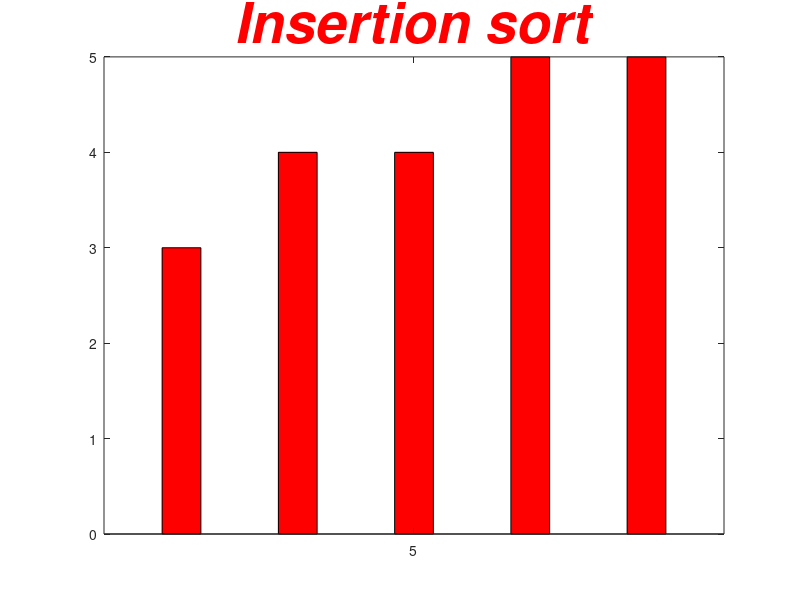

This chart was generated by the following MATLAB code:
clear all
close all
clc

#----Insertion sort visualizer----
disp("----Insertion sort visualizer----");
#x stores number of values
prompt = "Enter number of values :- ";
x = input(prompt);
#lst stores random number list of x values
lst = randi([1,x],1,x);

#list before insertion sort algorithm is executed
disp("Before insertion sort :-");
disp(lst);
#n stores size of list in the second axis
n = size(lst,2);
#plotting list before insertion sort algorithm is executed
bar(n,lst,0.5,'r');
title('Insertion sort','Color','r','FontSize',40,'FontAngle','italic');
pause(0.5);

#----Insertion sort algorithm----
for i = 1:(n-1)
  j = i+1;
  while j>1 && lst(j-1)>lst(j)
    temp = lst(j-1);
    lst(j-1) = lst(j);
    lst(j) = temp;
    j = j-1;
    #plotting intermediate results of insertion sort algorithm
    b = bar(n,lst,0.5,'g');
    title('Insertion sort','Color','g','FontSize',40,'FontAngle','italic');
    set(b(j),'FaceColor','b');
    set(b(1:(j-1)),'FaceColor','c');
    pause(0.5);
  endwhile
endfor

#list after insertion sort algorithm is executed
disp("After insertion sort :-");
disp(lst);
#plotting list after insertion sort algorithm is executed
bar(n,lst,0.5,'r');
title('Insertion sort','Color','r','FontSize',40,'FontAngle','italic');
